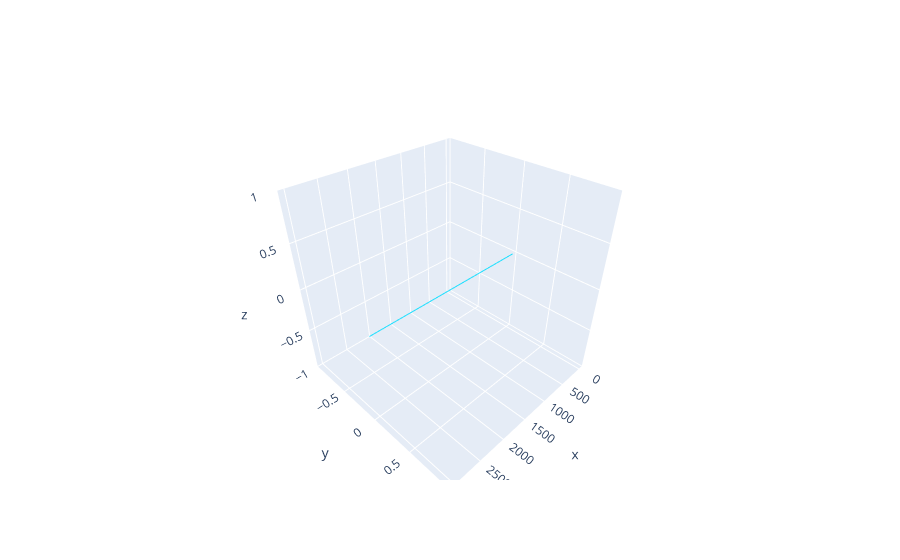

Notebook cell for this chart:
### Code cell
# Model testing (have time constant around 9ms)
R_m = 4500 # ohm cm^2 = ohm m ^10e-4
C_m = 1.5 #uF/cm = F/m 10e-2
tau = R_m * C_m # 6000 ms 
R_a = 60 # ohm cm

test_cmpt = create_model (C_m,R_m,R_a,1,150,20,20) # diameter = 20, n_comp = 150, length for each compt = 20

# injection exp
current_values = [-1, -2]  # nA

all_voltages = []
all_times = []
inj_site = test_cmpt[0](0.5)

# Loop through each current value
for current in current_values:
    v_vec, t_vec = record_segment(inj_site, current=current)
    all_voltages.append(np.array(v_vec))
    all_times.append(np.array(t_vec))

# Plot the results on same graph
plt.figure(figsize=(10, 6))
for i, current in enumerate(current_values):
    plt.plot(all_times[i], all_voltages[i], label=f"Current = {current} nA")

plt.xlabel("Time (ms)")
plt.ylabel("Membrane Potential (mV)")
plt.title("Membrane Potential for Different Current Injections")
plt.legend()
plt.show()

for sec in h.allsec():
        print(f"Section name: {sec.name()}")
        print(f"  Number of segments (nseg): {sec.nseg}")
        print(f"  Number of nodes: {int(sec.n3d())}")
        print(f"  Length (um): {sec.L}")
        print(f"  Ra: {sec.Ra}")
        print(f"  Cm (um): {sec.cm}")
        print (f"  g_pas (um): {sec.g_pas}")
